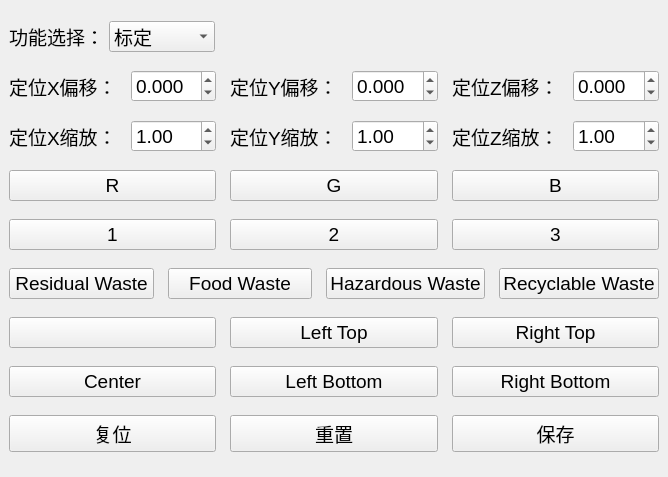
<?xml version="1.0" encoding="UTF-8"?>
<ui version="4.0">
 <class>MainWindow</class>
 <widget class="QMainWindow" name="MainWindow">
  <property name="geometry">
   <rect>
    <x>0</x>
    <y>0</y>
    <width>668</width>
    <height>477</height>
   </rect>
  </property>
  <property name="font">
   <font>
    <pointsize>14</pointsize>
   </font>
  </property>
  <property name="windowTitle">
   <string>armpi ultra定位校正工具</string>
  </property>
  <widget class="QWidget" name="centralwidget">
   <layout class="QGridLayout" name="gridLayout">
    <item row="0" column="0">
     <layout class="QHBoxLayout" name="horizontalLayout">
      <property name="spacing">
       <number>5</number>
      </property>
      <item>
       <widget class="QLabel" name="label">
        <property name="sizePolicy">
         <sizepolicy hsizetype="Minimum" vsizetype="Minimum">
          <horstretch>0</horstretch>
          <verstretch>0</verstretch>
         </sizepolicy>
        </property>
        <property name="text">
         <string>功能选择：</string>
        </property>
       </widget>
      </item>
      <item>
       <widget class="QComboBox" name="comboBox">
        <property name="sizePolicy">
         <sizepolicy hsizetype="Fixed" vsizetype="Fixed">
          <horstretch>0</horstretch>
          <verstretch>0</verstretch>
         </sizepolicy>
        </property>
        <property name="currentText">
         <string>标定</string>
        </property>
        <item>
         <property name="text">
          <string>标定</string>
         </property>
        </item>
        <item>
         <property name="text">
          <string>运动学</string>
         </property>
        </item>
        <item>
         <property name="text">
          <string>像素定位</string>
         </property>
        </item>
        <item>
         <property name="text">
          <string>深度定位</string>
         </property>
        </item>
       </widget>
      </item>
      <item>
       <spacer name="horizontalSpacer">
        <property name="orientation">
         <enum>Qt::Horizontal</enum>
        </property>
        <property name="sizeHint" stdset="0">
         <size>
          <width>40</width>
          <height>20</height>
         </size>
        </property>
       </spacer>
      </item>
     </layout>
    </item>
    <item row="1" column="0">
     <layout class="QHBoxLayout" name="horizontalLayout_2">
      <property name="spacing">
       <number>14</number>
      </property>
      <property name="topMargin">
       <number>0</number>
      </property>
      <item>
       <layout class="QHBoxLayout" name="horizontalLayout_3">
        <property name="topMargin">
         <number>0</number>
        </property>
        <item>
         <widget class="QLabel" name="label_3">
          <property name="text">
           <string>定位X偏移：</string>
          </property>
         </widget>
        </item>
        <item>
         <widget class="QDoubleSpinBox" name="offset_x">
          <property name="sizePolicy">
           <sizepolicy hsizetype="Expanding" vsizetype="Fixed">
            <horstretch>0</horstretch>
            <verstretch>0</verstretch>
           </sizepolicy>
          </property>
          <property name="decimals">
           <number>3</number>
          </property>
          <property name="minimum">
           <double>-1.000000000000000</double>
          </property>
          <property name="maximum">
           <double>1.000000000000000</double>
          </property>
          <property name="singleStep">
           <double>0.001000000000000</double>
          </property>
         </widget>
        </item>
       </layout>
      </item>
      <item>
       <layout class="QHBoxLayout" name="horizontalLayout_5">
        <property name="topMargin">
         <number>0</number>
        </property>
        <item>
         <widget class="QLabel" name="label_4">
          <property name="sizePolicy">
           <sizepolicy hsizetype="Preferred" vsizetype="Minimum">
            <horstretch>0</horstretch>
            <verstretch>0</verstretch>
           </sizepolicy>
          </property>
          <property name="text">
           <string>定位Y偏移：</string>
          </property>
         </widget>
        </item>
        <item>
         <widget class="QDoubleSpinBox" name="offset_y">
          <property name="sizePolicy">
           <sizepolicy hsizetype="Expanding" vsizetype="Fixed">
            <horstretch>0</horstretch>
            <verstretch>0</verstretch>
           </sizepolicy>
          </property>
          <property name="decimals">
           <number>3</number>
          </property>
          <property name="minimum">
           <double>-1.000000000000000</double>
          </property>
          <property name="maximum">
           <double>1.000000000000000</double>
          </property>
          <property name="singleStep">
           <double>0.001000000000000</double>
          </property>
         </widget>
        </item>
       </layout>
      </item>
      <item>
       <layout class="QHBoxLayout" name="horizontalLayout_4">
        <property name="topMargin">
         <number>0</number>
        </property>
        <item>
         <widget class="QLabel" name="label_2">
          <property name="text">
           <string>定位Z偏移：</string>
          </property>
         </widget>
        </item>
        <item>
         <widget class="QDoubleSpinBox" name="offset_z">
          <property name="sizePolicy">
           <sizepolicy hsizetype="Expanding" vsizetype="Fixed">
            <horstretch>0</horstretch>
            <verstretch>0</verstretch>
           </sizepolicy>
          </property>
          <property name="decimals">
           <number>3</number>
          </property>
          <property name="minimum">
           <double>-1.000000000000000</double>
          </property>
          <property name="maximum">
           <double>1.000000000000000</double>
          </property>
          <property name="singleStep">
           <double>0.001000000000000</double>
          </property>
         </widget>
        </item>
       </layout>
      </item>
     </layout>
    </item>
    <item row="2" column="0">
     <layout class="QHBoxLayout" name="horizontalLayout_6">
      <property name="spacing">
       <number>14</number>
      </property>
      <property name="topMargin">
       <number>0</number>
      </property>
      <item>
       <layout class="QHBoxLayout" name="horizontalLayout_7">
        <property name="topMargin">
         <number>0</number>
        </property>
        <item>
         <widget class="QLabel" name="label_5">
          <property name="text">
           <string>定位X缩放：</string>
          </property>
         </widget>
        </item>
        <item>
         <widget class="QDoubleSpinBox" name="scale_x">
          <property name="sizePolicy">
           <sizepolicy hsizetype="Expanding" vsizetype="Fixed">
            <horstretch>0</horstretch>
            <verstretch>0</verstretch>
           </sizepolicy>
          </property>
          <property name="decimals">
           <number>2</number>
          </property>
          <property name="minimum">
           <double>0.000000000000000</double>
          </property>
          <property name="maximum">
           <double>2.000000000000000</double>
          </property>
          <property name="singleStep">
           <double>0.010000000000000</double>
          </property>
          <property name="value">
           <double>1.000000000000000</double>
          </property>
         </widget>
        </item>
       </layout>
      </item>
      <item>
       <layout class="QHBoxLayout" name="horizontalLayout_8">
        <property name="topMargin">
         <number>0</number>
        </property>
        <item>
         <widget class="QLabel" name="label_6">
          <property name="sizePolicy">
           <sizepolicy hsizetype="Fixed" vsizetype="Minimum">
            <horstretch>0</horstretch>
            <verstretch>0</verstretch>
           </sizepolicy>
          </property>
          <property name="minimumSize">
           <size>
            <width>100</width>
            <height>0</height>
           </size>
          </property>
          <property name="text">
           <string>定位Y缩放：</string>
          </property>
         </widget>
        </item>
        <item>
         <widget class="QDoubleSpinBox" name="scale_y">
          <property name="sizePolicy">
           <sizepolicy hsizetype="Expanding" vsizetype="Fixed">
            <horstretch>0</horstretch>
            <verstretch>0</verstretch>
           </sizepolicy>
          </property>
          <property name="decimals">
           <number>2</number>
          </property>
          <property name="minimum">
           <double>0.000000000000000</double>
          </property>
          <property name="maximum">
           <double>2.000000000000000</double>
          </property>
          <property name="singleStep">
           <double>0.010000000000000</double>
          </property>
          <property name="value">
           <double>1.000000000000000</double>
          </property>
         </widget>
        </item>
       </layout>
      </item>
      <item>
       <layout class="QHBoxLayout" name="horizontalLayout_9">
        <property name="topMargin">
         <number>0</number>
        </property>
        <item>
         <widget class="QLabel" name="label_7">
          <property name="text">
           <string>定位Z缩放：</string>
          </property>
         </widget>
        </item>
        <item>
         <widget class="QDoubleSpinBox" name="scale_z">
          <property name="sizePolicy">
           <sizepolicy hsizetype="Expanding" vsizetype="Fixed">
            <horstretch>0</horstretch>
            <verstretch>0</verstretch>
           </sizepolicy>
          </property>
          <property name="decimals">
           <number>2</number>
          </property>
          <property name="maximum">
           <double>2.000000000000000</double>
          </property>
          <property name="singleStep">
           <double>0.010000000000000</double>
          </property>
          <property name="value">
           <double>1.000000000000000</double>
          </property>
         </widget>
        </item>
       </layout>
      </item>
     </layout>
    </item>
    <item row="3" column="0">
     <layout class="QHBoxLayout" name="target1">
      <property name="spacing">
       <number>14</number>
      </property>
      <property name="topMargin">
       <number>0</number>
      </property>
      <item>
       <layout class="QHBoxLayout" name="horizontalLayout_12">
        <property name="topMargin">
         <number>0</number>
        </property>
        <item>
         <widget class="QPushButton" name="pushButton_1">
          <property name="text">
           <string>R</string>
          </property>
         </widget>
        </item>
       </layout>
      </item>
      <item>
       <layout class="QHBoxLayout" name="horizontalLayout_13">
        <property name="topMargin">
         <number>0</number>
        </property>
        <item>
         <widget class="QPushButton" name="pushButton_2">
          <property name="text">
           <string>G</string>
          </property>
         </widget>
        </item>
       </layout>
      </item>
      <item>
       <layout class="QHBoxLayout" name="horizontalLayout_14">
        <property name="topMargin">
         <number>0</number>
        </property>
        <item>
         <widget class="QPushButton" name="pushButton_3">
          <property name="text">
           <string>B</string>
          </property>
         </widget>
        </item>
       </layout>
      </item>
     </layout>
    </item>
    <item row="4" column="0">
     <layout class="QHBoxLayout" name="target2">
      <property name="spacing">
       <number>14</number>
      </property>
      <property name="topMargin">
       <number>0</number>
      </property>
      <item>
       <layout class="QHBoxLayout" name="horizontalLayout_16">
        <property name="topMargin">
         <number>0</number>
        </property>
        <item>
         <widget class="QPushButton" name="pushButton_4">
          <property name="text">
           <string>1</string>
          </property>
         </widget>
        </item>
       </layout>
      </item>
      <item>
       <layout class="QHBoxLayout" name="horizontalLayout_17">
        <property name="topMargin">
         <number>0</number>
        </property>
        <item>
         <widget class="QPushButton" name="pushButton_5">
          <property name="text">
           <string>2</string>
          </property>
         </widget>
        </item>
       </layout>
      </item>
      <item>
       <layout class="QHBoxLayout" name="horizontalLayout_18">
        <property name="topMargin">
         <number>0</number>
        </property>
        <item>
         <widget class="QPushButton" name="pushButton_6">
          <property name="text">
           <string>3</string>
          </property>
         </widget>
        </item>
       </layout>
      </item>
     </layout>
    </item>
    <item row="5" column="0">
     <layout class="QHBoxLayout" name="target3">
      <property name="spacing">
       <number>14</number>
      </property>
      <property name="topMargin">
       <number>0</number>
      </property>
      <item>
       <layout class="QHBoxLayout" name="horizontalLayout_20">
        <property name="topMargin">
         <number>0</number>
        </property>
        <item>
         <widget class="QPushButton" name="pushButton_7">
          <property name="text">
           <string>Residual Waste</string>
          </property>
         </widget>
        </item>
       </layout>
      </item>
      <item>
       <layout class="QHBoxLayout" name="horizontalLayout_21">
        <property name="topMargin">
         <number>0</number>
        </property>
        <item>
         <widget class="QPushButton" name="pushButton_8">
          <property name="text">
           <string>Food Waste</string>
          </property>
         </widget>
        </item>
       </layout>
      </item>
      <item>
       <layout class="QHBoxLayout" name="horizontalLayout_23">
        <property name="topMargin">
         <number>0</number>
        </property>
        <item>
         <widget class="QPushButton" name="pushButton_9">
          <property name="text">
           <string>Hazardous Waste</string>
          </property>
         </widget>
        </item>
       </layout>
      </item>
      <item>
       <layout class="QHBoxLayout" name="horizontalLayout_22">
        <property name="topMargin">
         <number>0</number>
        </property>
        <item>
         <widget class="QPushButton" name="pushButton_10">
          <property name="text">
           <string>Recyclable Waste</string>
          </property>
         </widget>
        </item>
       </layout>
      </item>
     </layout>
    </item>
    <item row="6" column="0">
     <layout class="QHBoxLayout" name="target4">
      <property name="spacing">
       <number>14</number>
      </property>
      <property name="topMargin">
       <number>0</number>
      </property>
      <item>
       <layout class="QHBoxLayout" name="horizontalLayout_24">
        <property name="topMargin">
         <number>0</number>
        </property>
        <item>
         <widget class="QPushButton" name="pushButton_11">
          <property name="text">
           <string/>
          </property>
         </widget>
        </item>
       </layout>
      </item>
      <item>
       <layout class="QHBoxLayout" name="horizontalLayout_25">
        <property name="topMargin">
         <number>0</number>
        </property>
        <item>
         <widget class="QPushButton" name="pushButton_12">
          <property name="text">
           <string>Left Top</string>
          </property>
         </widget>
        </item>
       </layout>
      </item>
      <item>
       <layout class="QHBoxLayout" name="horizontalLayout_26">
        <property name="topMargin">
         <number>0</number>
        </property>
        <item>
         <widget class="QPushButton" name="pushButton_13">
          <property name="text">
           <string>Right Top</string>
          </property>
         </widget>
        </item>
       </layout>
      </item>
     </layout>
    </item>
    <item row="7" column="0">
     <layout class="QHBoxLayout" name="target4_2">
      <property name="spacing">
       <number>14</number>
      </property>
      <property name="topMargin">
       <number>0</number>
      </property>
      <item>
       <layout class="QHBoxLayout" name="horizontalLayout_27">
        <property name="topMargin">
         <number>0</number>
        </property>
        <item>
         <widget class="QPushButton" name="pushButton_14">
          <property name="text">
           <string>Center</string>
          </property>
         </widget>
        </item>
       </layout>
      </item>
      <item>
       <layout class="QHBoxLayout" name="horizontalLayout_28">
        <property name="topMargin">
         <number>0</number>
        </property>
        <item>
         <widget class="QPushButton" name="pushButton_15">
          <property name="text">
           <string>Left Bottom</string>
          </property>
         </widget>
        </item>
       </layout>
      </item>
      <item>
       <layout class="QHBoxLayout" name="horizontalLayout_29">
        <property name="topMargin">
         <number>0</number>
        </property>
        <item>
         <widget class="QPushButton" name="pushButton_16">
          <property name="text">
           <string>Right Bottom</string>
          </property>
         </widget>
        </item>
       </layout>
      </item>
     </layout>
    </item>
    <item row="8" column="0">
     <layout class="QHBoxLayout" name="horizontalLayout_10">
      <property name="spacing">
       <number>14</number>
      </property>
      <property name="topMargin">
       <number>0</number>
      </property>
      <item>
       <widget class="QPushButton" name="pushButton_init">
        <property name="font">
         <font>
          <pointsize>14</pointsize>
         </font>
        </property>
        <property name="text">
         <string>复位</string>
        </property>
       </widget>
      </item>
      <item>
       <widget class="QPushButton" name="pushButton_reset">
        <property name="font">
         <font>
          <pointsize>14</pointsize>
         </font>
        </property>
        <property name="text">
         <string>重置</string>
        </property>
       </widget>
      </item>
      <item>
       <widget class="QPushButton" name="pushButton_save">
        <property name="font">
         <font>
          <pointsize>14</pointsize>
         </font>
        </property>
        <property name="text">
         <string>保存</string>
        </property>
       </widget>
      </item>
     </layout>
    </item>
   </layout>
  </widget>
 </widget>
 <resources/>
 <connections/>
</ui>
